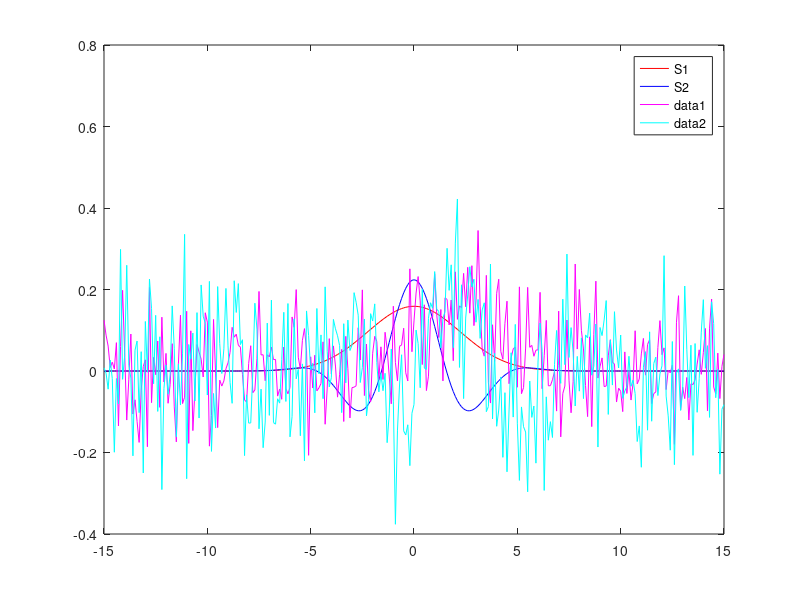

MATLAB code to generate this figure: (Note: this script raises an error after producing the figure.)
clear all
close all

T_s = 0.1;
T_range = [-15:T_s:15];
s1 = exp(-0.1*T_range.^2);
s2 = exp(-0.1*T_range.^2).*cos(T_range);

% Compute the energy
E1 = sum(abs(s1.^2));
E2 = sum(abs(s2.^2));

% Normalized signals => signal energy =1
alpha_1 = 1/sqrt(E1);
alpha_2 = 1/sqrt(E2);
s1 = s1*alpha_1;
s2 = s2*alpha_2;

% SNR
SNR = 5;
sigma2 = 10^(-SNR/10);

% Random time diff calc
T = 2% -5 + 10*rand(1);

s1_time_diffed = exp(-0.1*(T_range-T).^2);
s2_time_diffed = exp(-0.1*(T_range-T).^2).*cos((T_range-T));

%% a)
% s2 is better because of greater derivate which is looked for in CRB See
% (3.14) in kay I
figure(1)
plot (T_range,s1,'r')
hold on
plot (T_range,s2,'b')
legend("S1","S2")

% Lägger till brus
w = exp(-0.1*(T_range-T).^2) + sqrt(sigma2)*randn(1,length(T_range));
x2 = exp(-0.1*(T_range-T).^2).*cos(T_range-T) + sqrt(sigma2)*randn(1,length(T_range));

w = w/sqrt(E1);
x2 = x2/sqrt(E2);
figure(1)
plot(T_range,w,'m')
plot(T_range,x2,'c')
hold off

T_search = -5:T_s:5;
T_hat_metric = zeros(1,length(T_search));

% ML estimatorn för s1
for i = 1:1:length(T_search)
    t = T_search(i);
    intermidiate = 1/sqrt(E1)*exp(-0.1*(T_range-t).^2);
    T_hat_metric(i) = sum(w.*intermidiate);
end

[max, max_t_index] = max(T_hat_metric);
genarate_T_hat_from_two_funcs(s1,w);
T_search(max_t_index)
figure(3)
plot(T_search,T_hat_metric,'r')
%% Monte Carlo
% testa antalat körningar
rng('shuffle')

M0 = 1:100:5001; % All the different number of monte-carlo runs we will try
N = length(T_range);
A_hat_mean = zeros(2,M0(end));
A_hat_std = zeros(2,M0(end));

for M=M0
    
    A_hat_s1 = zeros(1,M );
    A_hat_s2 = zeros(1,M );
    for m=1:M
        % s1 and s2 contains the signal without noise.
        w =  sqrt(sigma2)*rand(1,N);
        A_hat_s1(m) = genarate_T_hat_from_two_funcs(s1,w+s1_time_diffed);
        A_hat_s2(m) = genarate_T_hat_from_two_funcs(s2,w+s2_time_diffed);
    end
    A_hat_mean(1,M) = mean(A_hat_s1);
    A_hat_std(1,M) = std(A_hat_s1);
    A_hat_mean(2,M) = mean(A_hat_s2);
    A_hat_std(2,M) = std(A_hat_s2);
    
end

mean_plot_1 = A_hat_mean(1,:);
std_plot_1 = A_hat_std(1,:);
mean_plot_2 = A_hat_mean(2,:);
std_plot_2 = A_hat_std(2,:);

figure(25)
plot(M0,mean_plot_1(M0),M0,mean_plot_2(M0))
legend("s1","s2")
title("mean")

figure(26)
plot(M0,std_plot_1(M0),M0,std_plot_2(M0))
legend("s1","s2")
title("std")


%% CRB

%Plot CRB theoretical value

SNR_range = 1:1:40;
sigma2_range = 10.^(-SNR_range./10);

d_s1_energy = sum(diff(s1).^2);
semilogy(SNR_range, sigma2_range/d_s1_energy)
figure(30)
d_s1_energy = sum(diff(s1).^2);
semilogy(SNR_range, sigma2_range/d_s1_energy)
% semilogy(SNR_range,sigma2_range(SNR_range),'b-')

figure(31)
d_s2_energy = sum(diff(s2).^2);
semilogy(SNR_range, sigma2_range/d_s2_energy)

